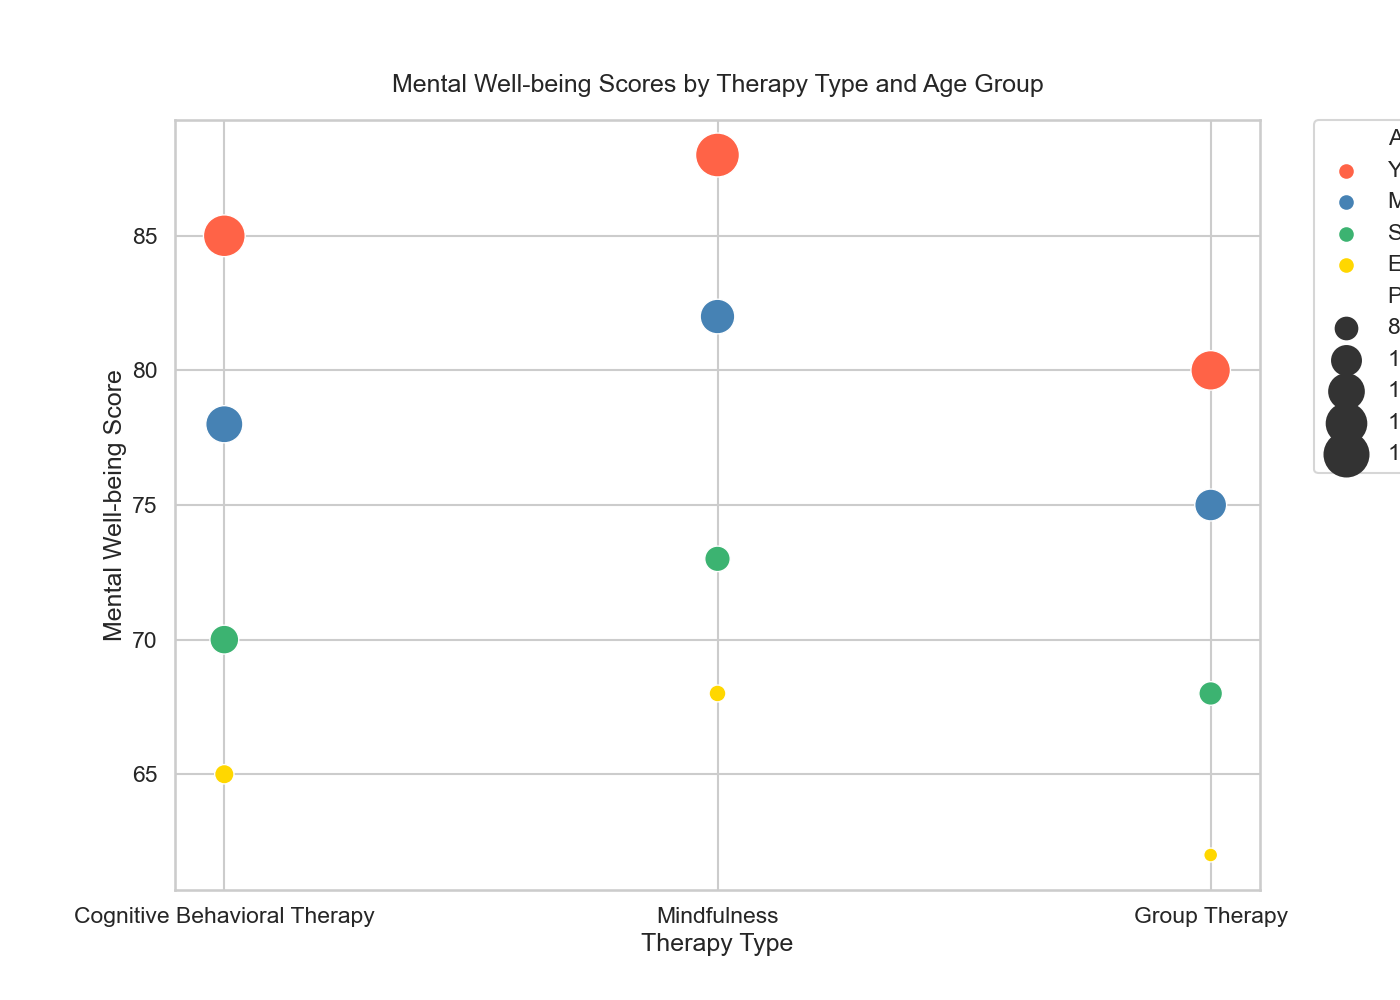

Recreate this plot in Python.

import seaborn as sns
import matplotlib.pyplot as plt
import pandas as pd

# Data points
data = {
    'Age Group': ['Young Adult', 'Young Adult', 'Young Adult', 'Middle-aged', 'Middle-aged', 'Middle-aged',
                  'Senior', 'Senior', 'Senior', 'Elderly', 'Elderly', 'Elderly'],
    'Therapy Type': ['Cognitive Behavioral Therapy', 'Mindfulness', 'Group Therapy', 'Cognitive Behavioral Therapy', 
                     'Mindfulness', 'Group Therapy', 'Cognitive Behavioral Therapy', 'Mindfulness', 'Group Therapy', 
                     'Cognitive Behavioral Therapy', 'Mindfulness', 'Group Therapy'],
    'Mental Well-being Score': [85, 88, 80, 78, 82, 75, 70, 73, 68, 65, 68, 62],
    'Participants': [150, 160, 140, 130, 120, 110, 100, 90, 85, 75, 70, 65]
}

# Create DataFrame
df = pd.DataFrame(data)

# Plotting
plt.figure(figsize=(14, 10))
bubble_plot = sns.scatterplot(data=df, x='Therapy Type', y='Mental Well-being Score', size='Participants',
                              sizes=(100, 1000), hue='Age Group',
                              palette=["#FF6347", "#4682B4", "#3CB371", "#FFD700"])

# Customizing the plot
bubble_plot.set_title('Mental Well-being Scores by Therapy Type and Age Group', pad=20)
plt.legend(bbox_to_anchor=(1.05, 1), loc=2, borderaxespad=0.)
bubble_plot.set_xlabel("Therapy Type")
bubble_plot.set_ylabel("Mental Well-being Score")

# Show the plot
plt.show()
